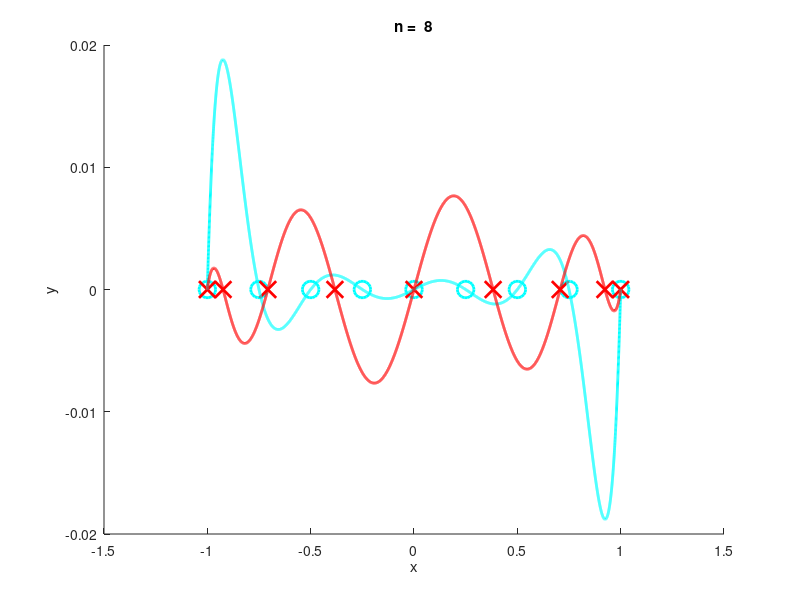

MATLAB code to generate this figure: (Note: this script raises an error after producing the figure.)
function demo_03_runge

figure(1); clf;
lw = 'linewidth'; ms = 'markersize';
lspace = linspace(-1.,1.,10000);

n = 8;

x_uni = linspace(-1,1,n+1)
x_cheb = cos(linspace(-pi, 0, n+1))
length(x_cheb)
%y_uni = 1./(1+x_uni.*x_uni);
%y_cheb = 1./(1+x_cheb.*x_cheb);

y_poly_uni = polynome(x_uni,lspace);
y_poly_cheb = polynome(x_cheb,lspace);


hold on
%original_line=plot(lspace,1./(1+lspace.^2),'-k', lw,2);
plot(x_uni, -0*ones(size(x_uni)), 'co', ms,12, lw,2);
%plot(x_uni, 1 ./ (1+x_uni.*x_uni), 'co', lw,2);
plot(x_cheb, -0*ones(size(x_cheb)), 'rx', ms,12, lw,2);
%plot(x_cheb, 1 ./ (1+x_cheb.*x_cheb), 'rx', lw,2);
h_uni_line = plot(lspace,y_poly_uni,'c', lw,2);
h_cheb_line = plot(lspace,y_poly_cheb,'r', lw,2);
%err = max(t1 - t');
%axis([-1.5 1.5])
xlim([-1.5, 1.5]);
title(sprintf('n = %2.0f', n))
xlabel('x')
ylabel('y')
yline(0, 'k--', 'LineWidth', 1); 
legend('pts uniform', 'pts chebyshev','pol uniform', 'pol chebyshev')
hold off

saveas(gcf, 'C:\\Users\\Pavel\\Documents\\MATLAB\\cheb.png'); 


function yi = polynome(x, xi)
  yi = prod(xi - x(:), 1); 
end


end
